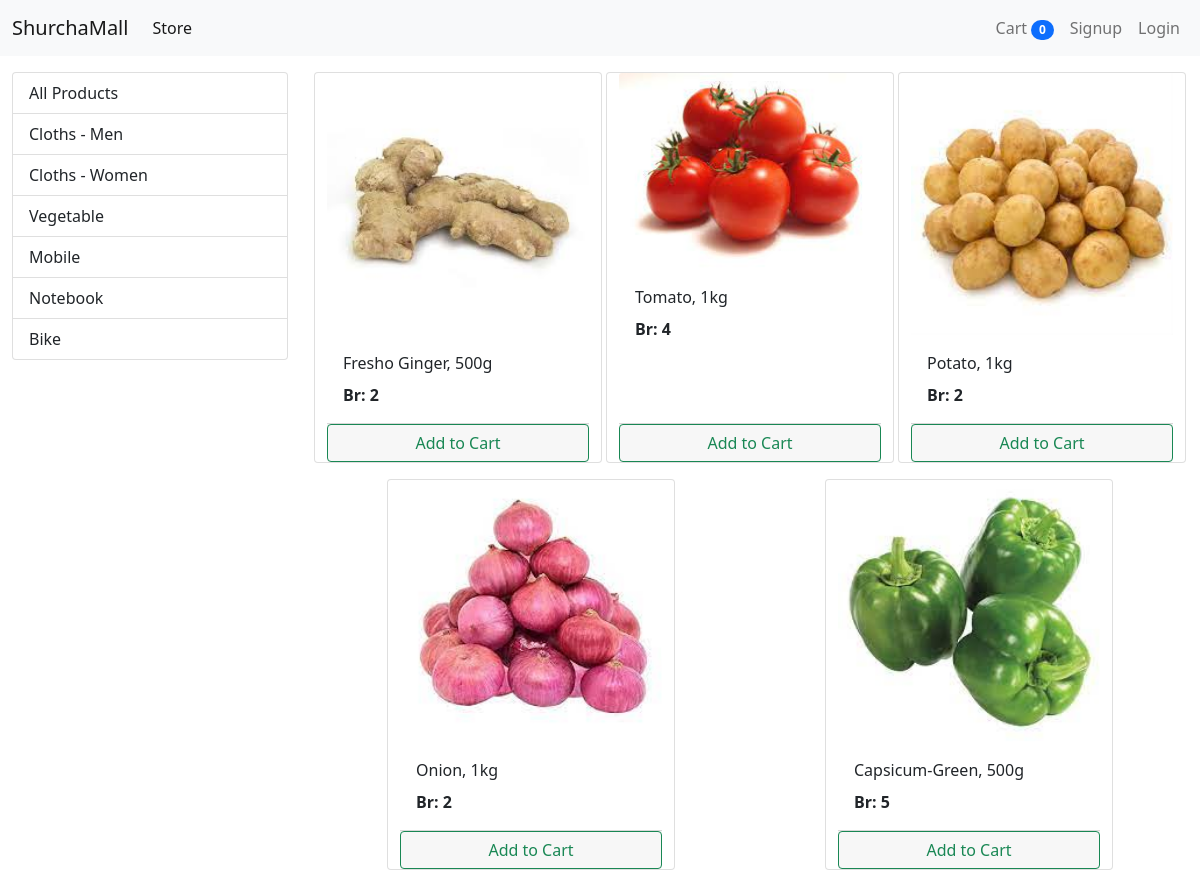
Screenshot of /?category=3 with the database file from the repository.
### store/models/category.py (models this page shows, shortened)
class Category(models.Model):
    name = models.CharField(max_length=20)
    @staticmethod
    def get_all_categories():
        return Category.objects.all()

### store/models/product.py (models this page shows, shortened)
class Product(models.Model):
    name = models.CharField(max_length=50)
    price = models.IntegerField(default=0)
    category = models.ForeignKey(Category, on_delete=models.CASCADE, default=1)
    description = models.CharField(max_length=200, default='', null=True, blank=True)
    image = models.ImageField(upload_to='uploads/products/')
    @staticmethod
    def get_all_products_by_categoryid(category_id):
        if category_id:
            return Product.objects.filter(category = category_id)
        else:
            return Product.get_all_products();

### store/views/home.py (the view, shortened to what this page needs)
# urls.py: path('', Index.as_view(), name='homepage'),
class Index(View):
    def get(self, request):
        cart = request.session.get('cart')
        if not cart:
            request.session['cart'] = {}
        products = None
        categories = Category.get_all_categories()
        categoryID = request.GET.get('category')
        if categoryID:
            products = Product.get_all_products_by_categoryid(categoryID)
        else:
            products = Product.get_all_products()
        data = {}
        data['products'] = products
        data['categories'] = categories
        print('you are: ', request.session.get('email'))
        return render(request, 'index.html', data)

### store/templatetags/cart.py (called while the page is built)
@register.filter(name='is_in_cart')
def is_in_cart(product, cart):
    keys = cart.keys()
    for id in keys:
        if int(id) == product.id:
            return True
    return False

### store/templatetags/custom_filter.py (called while the page is built)
@register.filter(name='currency')
def currency(number):
    return 'Br: '+str(number)

### store/templates/index.html (shortened to what this page needs)
{% extends 'base.html' %} {% block content %} {% load cart %}
{% load custom_filter %}
<div class="container-fluid mt-3">
  <div class="row">
    <div class="col-lg-3 mx-auto">
      <div class="list-group">
        <a class="list-group-item list-group-item-action" href="/"
          >All Products</a
        >
        {% for category in categories %}
        <a
          href="/?category={{category.id}}"
          class="list-group-item list-group-item-action"
          >{{category.name}}</a
        >
        {% endfor %}
      </div>
    </div>
    <div id="products" class="col-lg-9 mx-auto">
      <div class="row mx-auto">
        {% for product in products %}
        <div class="card  mx-auto mb-3" id="{{product.id}}" style="width: 18rem">
          <img
            src="{{product.image.url}}"
            class="card-img-top"
            alt="Card image cap"
          />
          <div class="card-body ">
            <p class="card-title">{{product.name}}</p>
            <p class="card-text">
              <b> {{product.price|currency}} </b>
            </p>
          </div>
          <div class="card-footer p-0 ">
            {% if product|is_in_cart:request.session.cart %}
            <div class="col-auto   d-flex   ">
              <form action="/#{{product.id}}" class="  " method="post">
                {% csrf_token %}
                <input
                  hidden
                  type="text"
                  name="product"
                  value="{{product.id}}"
                />
                <input hidden type="text" name="remove" value="True" />
                <input
                  type="submit"
                  value=" - "
                  class="btn btn-block btn-outline-success"
                />
              </form>
              <div class="text-center col p-1 ">
                {{product|cart_quantity:request.session.cart}} in Cart
              </div>
              <form action="/#{{product.id}}" class=" " method="post">
                {% csrf_token %}
                <input
                  hidden
                  type="text"
                  name="product"
                  value="{{product.id}}"
                />
                <input
                  type="submit"
                  value=" + "
                  class="btn btn-block btn-outline-success"
                />
              </form>
            </div>
            {% else %}
            <form action="/#{{product.id}}" method="POST" class="btn-block">
              <input
                type="submit"
                class="float-right btn btn-outline-success form-control "
                value="Add to Cart"
              />
            </form>
            {% endif %}
          </div>
        </div>
        {% endfor %}
      </div>
    </div>
  </div>
</div>
{% endblock %}

### rows the page displays
Category: name "Cloths - Men"
Category: name "Cloths - Women"
Category: name "Vegetable"
Category: name "Mobile"
Category: name "Notebook"
Category: name "Bike"
Product: image (picture), name "Fresho Ginger, 500g", price "Br: 2"
Product: image (picture), name "Tomato, 1kg", price "Br: 4"
Product: image (picture), name "Potato, 1kg", price "Br: 2"
Product: image (picture), name "Onion, 1kg", price "Br: 2"
Product: {{ product.id }} 18 (drawn), image (picture), name "Capsicum-Green, 500g", price "Br: 5"

### other values shown
{{ request.session.cart.keys|length }} "0"
